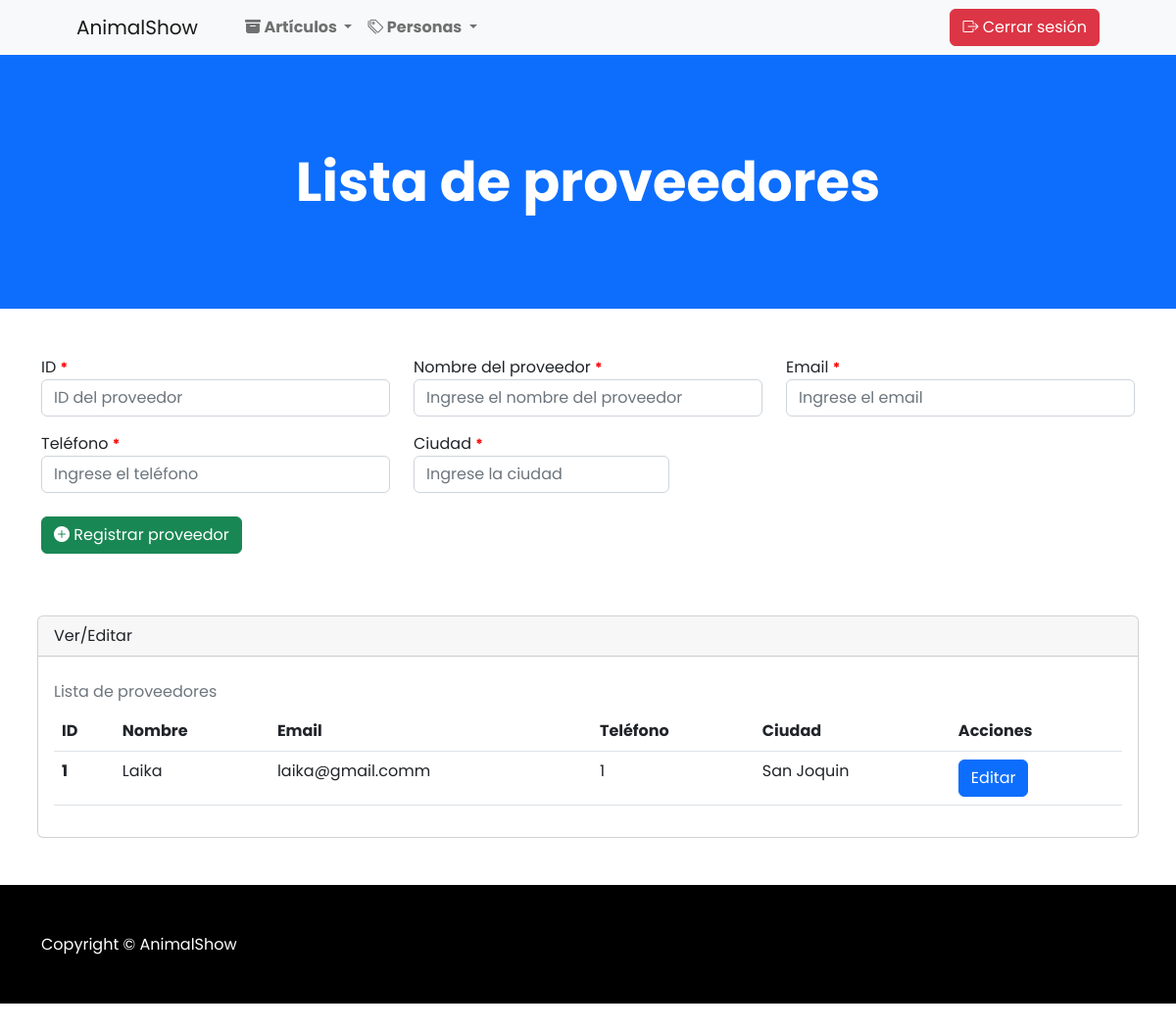
The app's page /proveedores, older data.
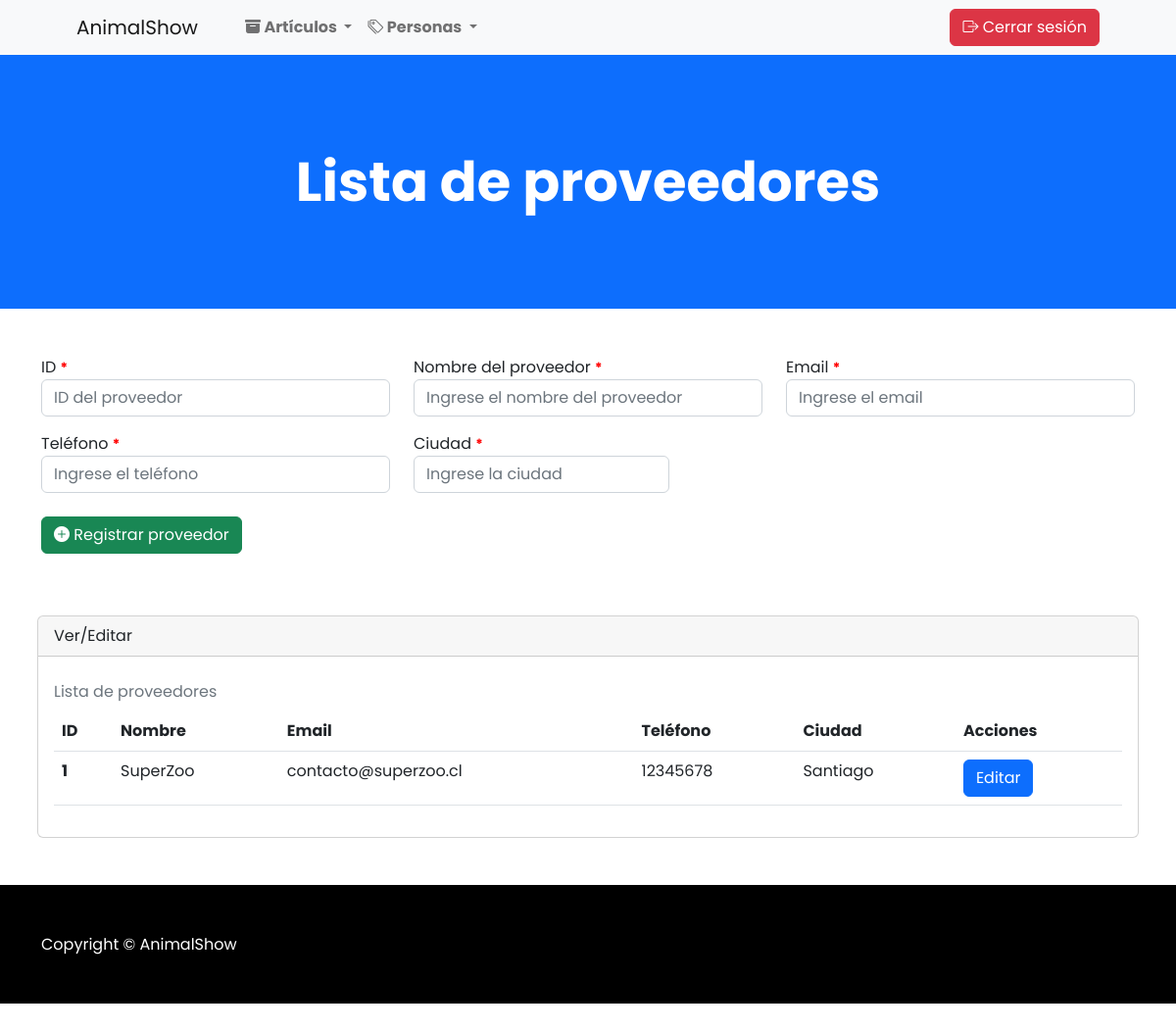
The same page, newer data.
### apps/Shopanimal/models.py (models this page shows, shortened)
class Proveedor(models.Model):
    id_proveedor = models.IntegerField(primary_key=True)
    nombre_proveedor = models.CharField(max_length=100)
    email = models.CharField(max_length=100)
    telefono = models.CharField(max_length=50)
    ciudad = models.CharField(max_length=100)

### apps/Shopanimal/views.py (the view)
# urls.py: path('proveedores', views.cargarListaProveedores),
def cargarListaProveedores(request):
    tipoUsuario = request.session.get('tipoUsuario', None)
    proveedores = Proveedor.objects.all()
    return render(request, "agregarProv.html", {"lprove": proveedores, "tipoUsuario":tipoUsuario})

### apps/Shopanimal/templates/agregarProv.html (shortened to what this page needs)
{% extends './baseAdmin.html' %} {% load static %} {% block head %}
<link rel="stylesheet" href="{% static 'css/style.css' %}" />
{% endblock %} {% block body %}
<header class="bg-primary py-5">
  <div class="container px-4 px-lg-5 my-5">
    <div class="text-center text-white">
      <h1 class="display-4 fw-bolder">Lista de proveedores</h1>
    </div>
  </div>
</header>
<form id="agregarProveedorForm" action="/agregarProveedorForm" method="POST" enctype="multipart/form-data">
  <div class="container mt-5 mb-5">
    <div class="row">
      <div class="col-md-4">
        <div class="form-group mb-3">
          <label for="txtID">ID <small>*</small></label>
          <input name="txtID" id="txtID" type="number" class="form-control" placeholder="ID del proveedor" />
        </div>
      </div>
      <div class="col-md-4">
        <div class="form-group mb-3">
          <label for="txtNombre">Nombre del proveedor <small>*</small></label>
          <input name="txtNombre" id="txtNombre" type="text" class="form-control"
            placeholder="Ingrese el nombre del proveedor" />
        </div>
      </div>
      <div class="col-md-4">
        <div class="form-group mb-3">
          <label for="txtEmail">Email <small>*</small></label>
          <input name="txtEmail" id="txtEmail" type="text" class="form-control" placeholder="Ingrese el email" />
        </div>
      </div>
      <div class="col-md-4">
        <div class="form-group mb-3">
          <label for="txtTel">Teléfono <small>*</small></label>
          <input name="txtTel" id="txtTel" type="text" class="form-control"
            placeholder="Ingrese el teléfono" />
        </div>
      </div>
      <div class="col-md-3">
        <div class="form-group mb-3">
          <label for="txtCiudad">Ciudad <small>*</small></label>
          <input name="txtCiudad" id="txtCiudad" type="text" class="form-control" placeholder="Ingrese la ciudad" />
        </div>
      </div>
      <div class="form-group mt-2">
        <button id="btnEnviar" type="submit" class="btn btn-success">
          <i class="bi bi-plus-circle-fill"></i> Registrar proveedor
        </button>
      </div>
    </div>
  </div>
</form>
<div class="container px-4 px-lg-2 mt-5 mb-5">
  <div class="card">
      <div class="card-header">
        Ver/Editar
      </div>
      <div class="card-body">
        <table class="table caption-top">
          <caption>
            Lista de proveedores
          </caption>
          <thead>
            <tr>
              <th scope="col">ID</th>
              <th scope="col">Nombre</th>
              <th scope="col">Email</th>
              <th scope="col">Teléfono</th>
              <th scope="col">Ciudad</th>
              <th scope="col">Acciones</th>
            </tr>
          </thead>
          <tbody>
            {% for p in lprove %}
            <tr>
              <th scope="row">{{p.id_proveedor}}</th>
              <td>{{p.nombre_proveedor}}</td>
              <td>{{p.email}}</td>
              <td>{{p.telefono}}</td>
              <td>{{p.ciudad}}</td>
              <td>
                <a href="/editarProveedor/{{p.id_proveedor}}" class="btn btn-primary">Editar</a>
              </td>
            </tr>
            {% endfor %}
          </tbody>
        </table>
      </div>
    </div>
</div>
{% endblock %}

### apps/Shopanimal/templates/baseAdmin.html (shortened to what this page needs)
{% load static %}
<!DOCTYPE html>
<html lang="es">
  <head>
    <link
      href="https://cdn.jsdelivr.net/npm/bootstrap@5.3.0/dist/css/bootstrap.min.css"
      rel="stylesheet"
    />
    <link
      rel="stylesheet"
      href="https://cdn.jsdelivr.net/npm/bootstrap-icons@1.10.5/font/bootstrap-icons.css"
    />
    {% block head %} {% endblock %}
  </head>
  <body>
    <nav class="navbar navbar-expand-lg navbar-light bg-light">
        <div class="container px-4 px-lg-5">
            <a class="navbar-brand">AnimalShow</a>
            <div class="collapse navbar-collapse" id="navbarSupportedContent">
                <ul class="navbar-nav me-auto mb-2 mb-lg-0 ms-lg-4">
                    <li class="nav-item dropdown">
                      <a class="nav-link dropdown-toggle" href="#" id="navbarDropdown" role="button"
                      data-bs-toggle="dropdown" aria-expanded="false">
                      <i class="bi bi-archive-fill"></i> Artículos
                    </a>
                      </li>
                    </ul>
                    <li class="nav-item dropdown">
                      <a class="nav-link dropdown-toggle" href="#" id="navbarDropdown" role="button"
                      data-bs-toggle="dropdown" aria-expanded="false">
                      <i class="bi bi-tags"></i> Personas
                    </a>
                      </li>
                <div class="d-flex">
                    <a class="btn btn-danger" href="/">
                        <i class="bi bi-box-arrow-right"></i>
                        Cerrar sesión
                    </a>
                </div>
            </div>
        </div>
    </nav>
    {% block body %} {% endblock %}
     <footer class="py-5 bg-black">
        <div class="container">
            <p class="m-0 text-center text-white">Copyright &copy; AnimalShow</p>
        </div>
    </footer>
  </body>
</html>

Row changes from the older to the newer data that the page shows:
changed Proveedor id 1: nombre_proveedor "Laika" → "SuperZoo"; email "laika@gmail.comm" → "contacto@superzoo.cl"; telefono "1" → "12345678"; ciudad "San Joquin" → "Santiago"
